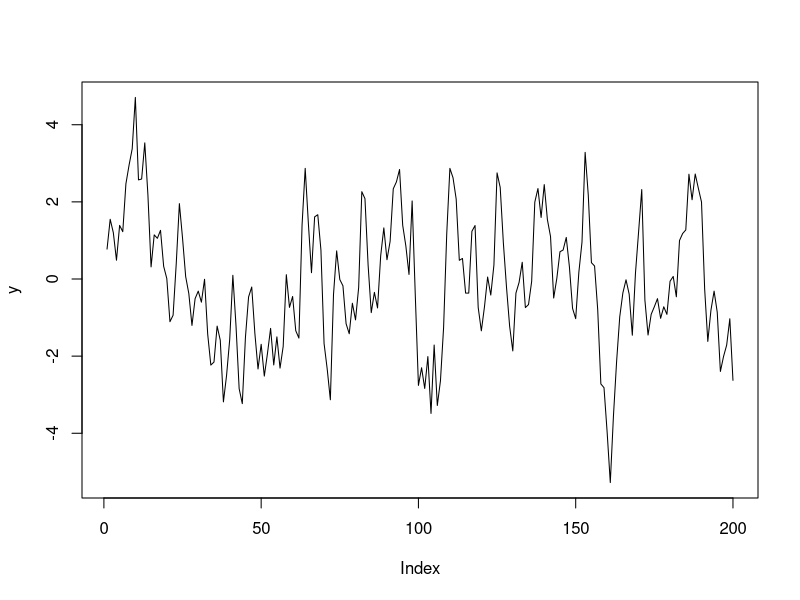
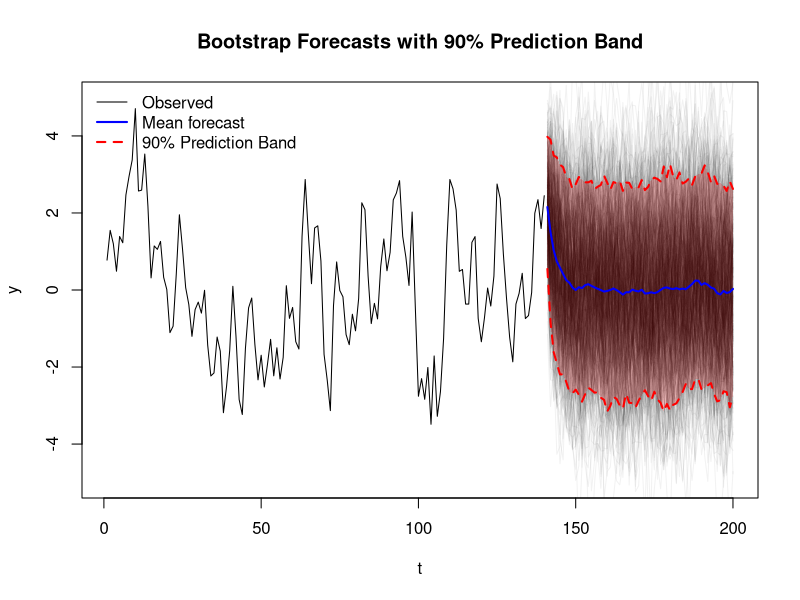

Reproduce these figures in R, in order.
## ---- chunk 1

#rm(list = ls())   

simulate_arma11 <- function(Y0,eps0,N,phi,theta,sigma) {
  
  # Initialize vectors
  Y <- numeric(N)      # empty container for the series
  eps <- numeric(N)
  
  # Generate innovations from N(0, sigma^2)
  eps <- rnorm(n = N, mean = 0, sd = sigma) 
  
  # Simulate ARMA(1,1) process
  for (t in 1:N){
    
    if (t ==1) {
      Y[t] = phi * Y0 + eps[t] + theta * eps0
      
    } else {
       Y[t] <- phi * Y[t-1] + eps[t] + theta * eps[t-1]
    }
  }
  
  return(list(Y = Y, eps = eps))
  
}


## ---- chunk 2
phi = 0.6
theta = 0.3
sigma = 1
N = 200

y <- simulate_arma11(0,0,200,0.6,0.3,1)$Y
# or y <- arima.sim(n = N, list(ar = phi, ma = theta), sd = sigma)

length(y)
plot(y, type = 'l')


## ---- chunk 3

p_train <- 0.7
n_train <- floor(p_train * N)          # 70% of N
train   <- y[1:n_train]
test    <- y[(n_train+1):length(y)]
h <- length(test)  # test horizon

length(train)
length(test)
length(test) + length(train)



## ---- chunk 4

fit <- arima(x = train, order = c(1, 0, 1), include.mean = FALSE)

coef(fit)       # ar1 and ma1, compare with 0.6 and 0.3
fit$sigma2      # variance, compare with 1

## ---- chunk 5


B <- 500 # number of bootstrap paths
boot_preds <- matrix(NA, nrow = h, ncol = B)

# Generate paths
for(b in 1:B){
  
  boot_preds[,b] <- simulate_arma11(Y0=train[n_train], eps0=fit$residuals[n_train], N=h, phi=fit$coef["ar1"], theta=fit$coef["ma1"], sigma=sqrt(fit$sigma2))$Y
}

pred_mean <- apply(boot_preds, 1, mean)
alpha <- .1
pred_q_upper <- apply(boot_preds, 1, function(x) quantile(x, probs = 1- alpha/2))
pred_q_lower <- apply(boot_preds, 1, function(x) quantile(x, probs = alpha/2))



## ---- chunk 6

plot(y, type="l", col="white", main="Bootstrap Forecasts with 90% Prediction Band",
     ylab="y", xlab="t", ylim=c(-5,5))
lines(y[1:n_train])
# plot bootstrap paths
for(b in 1:B){
  lines(n_train + 1:h, boot_preds[,b], col=rgb(0,0,0,alpha=0.05))
}

# quantile forecast band
lines(n_train + 1:h, pred_q_upper, col="red", lwd=2, lty=2)
lines(n_train + 1:h, pred_q_lower, col="red", lwd=2, lty=2)

# shaded area for prediction band
polygon(c(n_train + 1:h, rev(n_train + 1:h)),
        c(pred_q_upper, rev(pred_q_lower)),
        col=rgb(1,0,0,alpha=0.2), border=NA)

# mean forecast
lines(n_train + 1:h, pred_mean, col="blue", lwd=2) # the forecast (from train data)
#lines(n_train + 1:h, test, col = 'white', lwd=2) # the truth (from test data)

legend("topleft",
       legend=c("Observed","Mean forecast","90% Prediction Band"),
       col=c("black","blue","red"), lty=c(1,1,2), lwd=c(1,2,2), bty="n")

## ---- chunk 7

rmse_mean <- sqrt(mean((test - pred_mean)^2))
rmse_q_upper <- sqrt(mean((test - pred_q_upper)^2))
## ---- chunk 8

# quantile score on predicted quantile
mean_qs_upper <- mean(
  (1-alpha/2 - 1)*(test - pred_q_upper)*(test < pred_q_upper) +
    (1-alpha/2)*(test - pred_q_upper)*(test >= pred_q_upper)
)

# quantile score on mean
mean_qs_mean <- mean(
  (0.5 - 1)*(test - pred_mean)*(test < pred_mean) +
    (0.5)*(test - pred_mean)*(test >= pred_mean)
)

## ---- chunk 9

# print results
cat(paste0("RMSE on mean forecast: ", round(rmse_mean,4), "\n"))
cat(paste0("Mean Quantile Score on mean forecast: ", round(mean_qs_mean,4), "\n"))

cat(paste0("RMSE on 95% quantile forecast: ", round(rmse_q_upper,4), "\n"))
cat(paste0("Mean Quantile Score on 95% quantile forecast: ", round(mean_qs_upper,4), "\n"))
